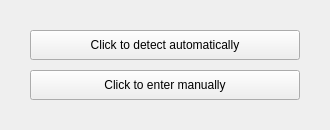
<?xml version="1.0" encoding="UTF-8"?>
<ui version="4.0">
 <class>change_location</class>
 <widget class="QWidget" name="change_location">
  <property name="geometry">
   <rect>
    <x>0</x>
    <y>0</y>
    <width>330</width>
    <height>130</height>
   </rect>
  </property>
  <property name="windowTitle">
   <string>Form</string>
  </property>
  <widget class="QPushButton" name="autodetect">
   <property name="geometry">
    <rect>
     <x>30</x>
     <y>30</y>
     <width>270</width>
     <height>30</height>
    </rect>
   </property>
   <property name="text">
    <string>Click to detect automatically</string>
   </property>
  </widget>
  <widget class="QPushButton" name="manual">
   <property name="geometry">
    <rect>
     <x>30</x>
     <y>70</y>
     <width>270</width>
     <height>30</height>
    </rect>
   </property>
   <property name="text">
    <string>Click to enter manually</string>
   </property>
  </widget>
 </widget>
 <resources/>
 <connections/>
</ui>
